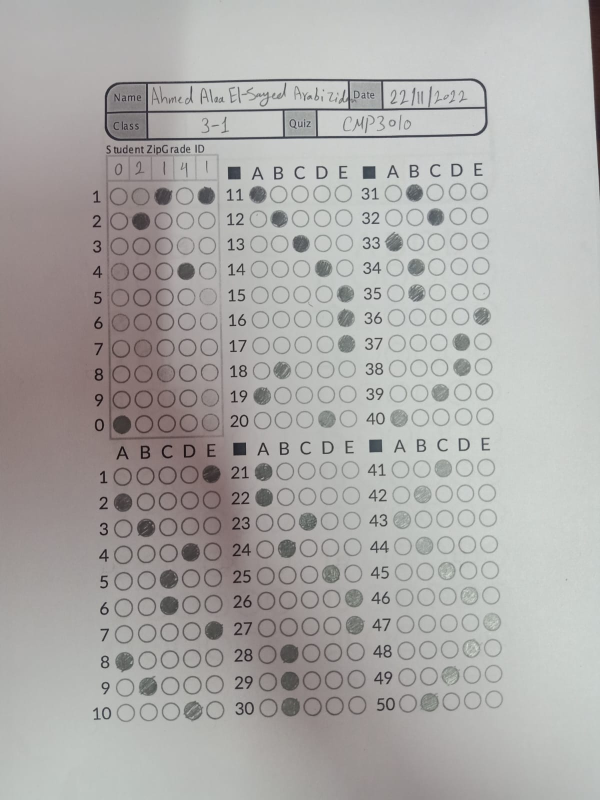
#> input picture Code/BubbleSheetMarker/AnswerSheets/1.jpg, 1200 x 1600 px (shown at 1/2 size)
$ python -i helper.py   (imports and definitions only)
#> lines starting #> are read from the running program, lines starting #| are printed output that depends on the picture; after the words box and inside, x2 and y2 are one past the last pixel; in counts of white or black regions, pixels touching at a corner belong together
#> further down, picture is the input picture: shape (1600, 1200, 3); mean B, G, R 168.7, 170.6, 172.2
import cv2
import matplotlib.pyplot as plt
import numpy as np
import imutils
from skimage.exposure import histogram
from matplotlib.pyplot import bar

# Show the figures / plots inside the notebook
# [36 lines left out: functions show_images_1, show_images, showHist, not called in this run]


def order_points(pts):
    rect = np.zeros((4, 2), dtype="float32")

    s = pts.sum(axis=1)
    rect[0] = pts[np.argmin(s)]
    rect[2] = pts[np.argmax(s)]

    diff = np.diff(pts, axis=1)
    rect[1] = pts[np.argmin(diff)]
    rect[3] = pts[np.argmax(diff)]

    return rect


def four_point_transform(image, pts):

    rect = order_points(pts)
    (tl, tr, br, bl) = rect

    widthA = np.sqrt(((br[0] - bl[0]) ** 2) + ((br[1] - bl[1]) ** 2))
    widthB = np.sqrt(((tr[0] - tl[0]) ** 2) + ((tr[1] - tl[1]) ** 2))
    maxWidth = max(int(widthA), int(widthB))

    heightA = np.sqrt(((tr[0] - br[0]) ** 2) + ((tr[1] - br[1]) ** 2))
    heightB = np.sqrt(((tl[0] - bl[0]) ** 2) + ((tl[1] - bl[1]) ** 2))
    maxHeight = max(int(heightA), int(heightB))

    dst = np.array([
        [0, 0],
        [maxWidth - 1, 0],
        [maxWidth - 1, maxHeight - 1],
        [0, maxHeight - 1]
    ], dtype="float32")

    M = cv2.getPerspectiveTransform(rect, dst)
    warped = cv2.warpPerspective(image, M, (maxWidth, maxHeight))

    return warped


def skewCorrection(image):
    ratio = image.shape[0] / 500.0
#> ratio = 3.2
    orig = image.copy()
    image = imutils.resize(image, height=500)
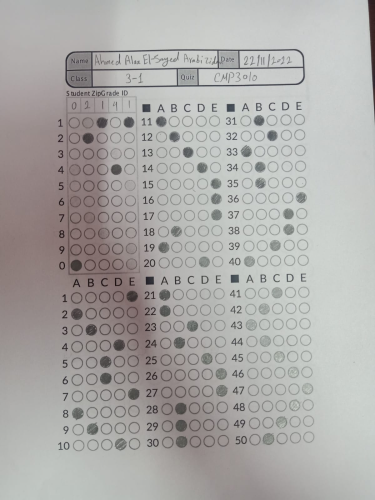
#> image: shape (500, 375, 3); mean of channels 0, 1, 2 168.7, 170.6, 172.2; drawn as B, G, R

    gray = cv2.cvtColor(image, cv2.COLOR_BGR2GRAY)
    gray = cv2.GaussianBlur(gray, (5, 5), 0)
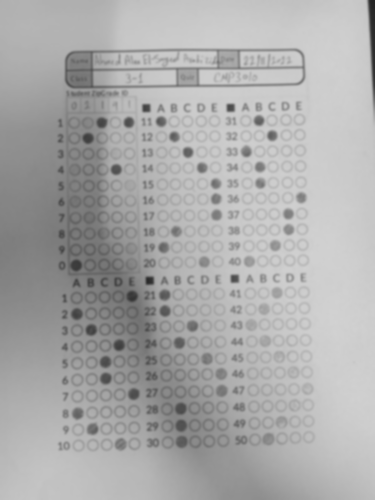
#> gray: shape (500, 375); min 35, max 210, mean 170.8
    edged = cv2.Canny(gray, 75, 200)
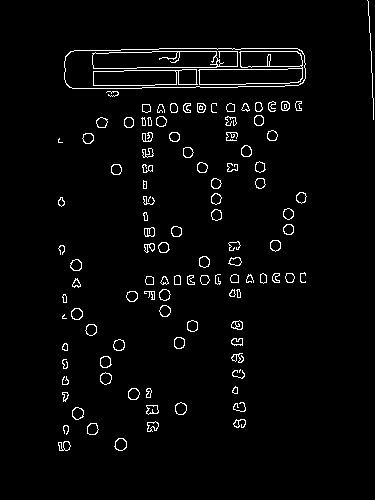
#> edged: shape (500, 375); 3% white in thin lines or dots, all inside (x1, y1, x2, y2) = (58, 0, 374, 451)
    edged[:, -1] = np.ones(edged.shape[0])
#> edged: shape (500, 375); 0.27% of pixels changed, all inside (x1, y1, x2, y2) = (374, 0, 375, 500)
    edged[:, 0] = np.ones(edged.shape[0])
#> edged: shape (500, 375); min 0, max 255, mean 7.5
    edged[-1, :] = np.ones(edged.shape[1])
#> edged: shape (500, 375); min 0, max 255, mean 7.5
    edged[0, :] = np.ones(edged.shape[1])
#> edged: shape (500, 375); min 0, max 255, mean 7.5

    cnts = cv2.findContours(edged.copy(), cv2.RETR_LIST,
                            cv2.CHAIN_APPROX_SIMPLE)
#> cnts = 215 contours, 36 with area under 20; largest, box (x1, y1, x2, y2) and area: (0, 0, 375, 500) 186626, (0, 0, 375, 500) 186236, (64, 48, 306, 89) 9112, (64, 48, 306, 89) 9096, (198, 51, 303, 85) 2406
    cnts = imutils.grab_contours(cnts)
    cnts = sorted(cnts, key=cv2.contourArea, reverse=True)[1:6]
#> cnts = 5 contours; box (x1, y1, x2, y2) and area: (0, 0, 375, 500) 186236, (64, 48, 306, 89) 9112, (64, 48, 306, 89) 9096, (198, 51, 303, 85) 2406, (92, 51, 238, 69) 1974

    h, w = edged.shape
#> h = 500; w = 375
    for c in cnts:
        peri = cv2.arcLength(c, True)
        approx = cv2.approxPolyDP(c, 0.02 * peri, True)
        if len(approx) == 4:
            p1, p2, p3, p4 = approx
            p1, p2, p3, p4 = p1[0], p2[0], p3[0], p4[0]
            if (p1[0] < 10 and p1[1] < 10) or (w-p3[0] < 10 and h-p3[1] < 10) or (w-p2[0] < 10 and p2[1] < 10) or (p4[0] < 10 and h-p4[1] < 10):
                continue
            screenCnt = approx
            break
#> this loop made 2 passes
#> (peri, p1, p2, p3, p4) on pass 1: (1740.1, [1, 0], [368, 1], [373, 499], [0, 498])
#> (peri, screenCnt) on pass 2: (550, [[64, 61], [72, 88], [305, 78], [297, 48]])
    img = four_point_transform(orig, screenCnt.reshape(4, 2) * ratio)
#> in order_points, `s = pts.sum(axis=1)`: s = [400, 512, 1225.6, 1104]
#> in order_points, `diff = np.diff(pts, axis=1)`: diff = [-9.6, 51.2, -726.4, -796.8]
#> in four_point_transform, `rect = order_points(pts)`: rect = [[204.8, 195.2], [950.4, 153.6], [976, 249.6], [230.4, 281.6]]
#> in four_point_transform, `(tl, tr, br, bl) = rect`: tl = [204.8, 195.2]; tr = [950.4, 153.6]; br = [976, 249.6]; bl = [230.4, 281.6]
#> in four_point_transform, `widthA = np.sqrt(((br[0] - bl[0]) ** 2) + ((br[1] - bl[1]) ** 2))`: widthA = 746.3
#> in four_point_transform, `widthB = np.sqrt(((tr[0] - tl[0]) ** 2) + ((tr[1] - tl[1]) ** 2))`: widthB = 746.8
#> in four_point_transform, `maxWidth = max(int(widthA), int(widthB))`: maxWidth = 746
#> in four_point_transform, `heightA = np.sqrt(((tr[0] - br[0]) ** 2) + ((tr[1] - br[1]) ** 2))`: heightA = 99.35
#> in four_point_transform, `heightB = np.sqrt(((tl[0] - bl[0]) ** 2) + ((tl[1] - bl[1]) ** 2))`: heightB = 90.11
#> in four_point_transform, `maxHeight = max(int(heightA), int(heightB))`: maxHeight = 99
#> in four_point_transform, `dst = np.array([ [0, 0], [maxWidth - 1, 0], [maxWidth - 1, maxHeight -..`: dst = [[0, 0], [745, 0], [745, 98], [0, 98]]
#> in four_point_transform, `M = cv2.getPerspectiveTransform(rect, dst)`: M = [[1.11, -0.328, -162.5], [0.0629, 1.13, -232.9], [0.000145, -8.25e-05, 1]]
#> in four_point_transform, `warped = cv2.warpPerspective(image, M, (maxWidth, maxHeight))`:
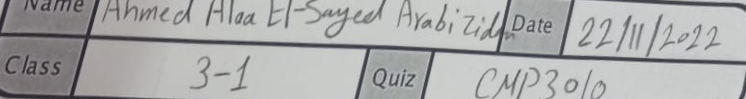
#> warped: shape (99, 746, 3); mean B, G, R 171.9, 172.1, 171.7
    return img

# [38 lines left out: functions isFilled, extractStudentID, not called in this run]

>>> import cv2
>>> picture = cv2.imread('AnswerSheets/1.jpg')
>>> result = skewCorrection(picture)

$ run again, on Code/BubbleSheetMarker/AnswerSheets/10.jpg
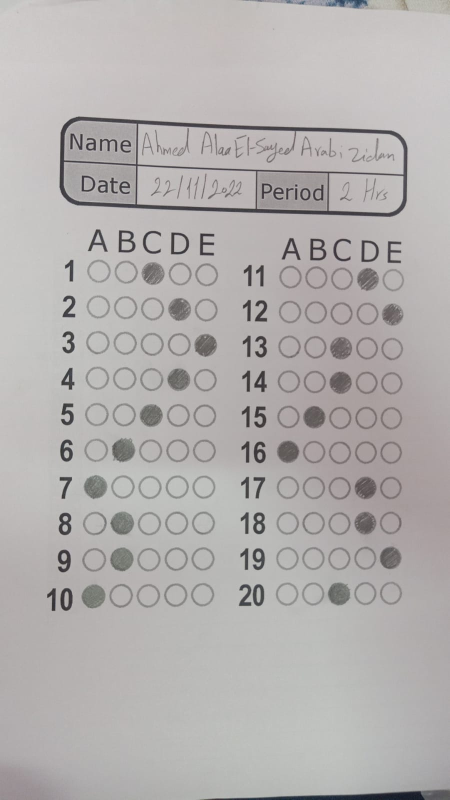
#> input picture Code/BubbleSheetMarker/AnswerSheets/10.jpg, 899 x 1599 px (shown at 1/2 size)
#> picture is the input picture: shape (1599, 899, 3); mean B, G, R 175, 175.8, 179.1
#> in skewCorrection, `edged = cv2.Canny(gray, 75, 200)`:
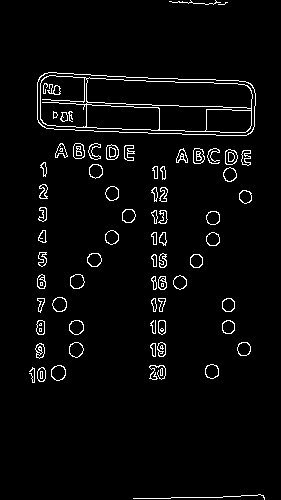
#> edged: shape (500, 281); 3.6% white in thin lines or dots, all inside (x1, y1, x2, y2) = (29, 0, 265, 500)
#> in skewCorrection, `cnts = cv2.findContours(edged.copy(), cv2.RETR_LIST, cv2.CHAIN_APPROX_..`: cnts = 178 contours, 44 with area under 20; largest, box (x1, y1, x2, y2) and area: (0, 0, 281, 500) 139720, (0, 0, 281, 500) 139305, (37, 72, 256, 136) 11890, (37, 72, 256, 136) 11870, (40, 75, 253, 133) 10292
#> in skewCorrection, `cnts = sorted(cnts, key=cv2.contourArea, reverse=True)[1:6]`: cnts = 5 contours; box (x1, y1, x2, y2) and area: (0, 0, 281, 500) 139305, (37, 72, 256, 136) 11890, (37, 72, 256, 136) 11870, (40, 75, 253, 133) 10292, (86, 77, 253, 109) 3911
#> the loop in skewCorrection, `for c in cnts:` made 2 passes
#> (peri, p1, p2, p3, p4) on pass 1: (1574.8, [1, 0], [280, 1], [279, 499], [0, 498])
#> s = [380.6, 556.5, 1215.2, 1042.5]
#> diff = [143.9, 262.2, -409.3, -524.5]
#> rect = [[118.3, 262.2], [783.5, 259], [812.3, 402.9], [147.1, 409.3]]
#> tl = [118.3, 262.2]; tr = [783.5, 259]; br = [812.3, 402.9]; bl = [147.1, 409.3]
#> widthA = 665.2
#> maxWidth = 665
#> heightA = 146.8
#> heightB = 149.9
#> maxHeight = 149
#> dst = [[0, 0], [664, 0], [664, 148], [0, 148]]
#> M = [[0.975, -0.191, -65.36], [0.00483, 1.01, -264.3], [-3.25e-05, 1.29e-05, 1]]
#> in four_point_transform, `warped = cv2.warpPerspective(image, M, (maxWidth, maxHeight))`:
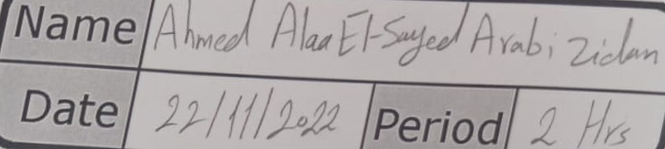
#> warped: shape (149, 665, 3); mean B, G, R 166.6, 166.3, 171.4

$ run again, on Code/BubbleSheetMarker/AnswerSheets/11.jpg
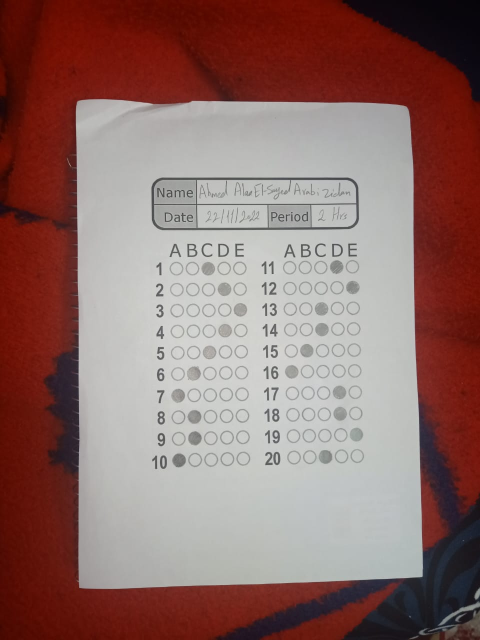
#> input picture Code/BubbleSheetMarker/AnswerSheets/11.jpg, 960 x 1280 px (shown at 1/2 size)
#> picture is the input picture: shape (1280, 960, 3); mean B, G, R 106.3, 110.4, 142.7
#> in skewCorrection, `edged = cv2.Canny(gray, 75, 200)`:
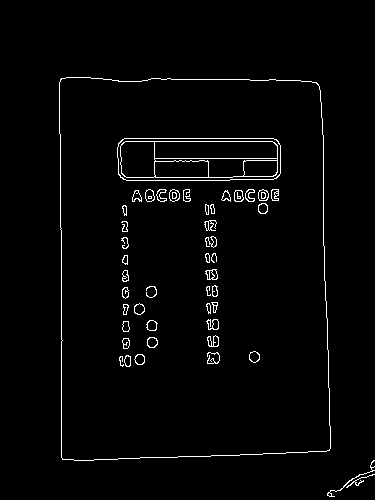
#> edged: shape (500, 375); 2.2% white in thin lines or dots, all inside (x1, y1, x2, y2) = (59, 77, 375, 497)
#> in skewCorrection, `cnts = cv2.findContours(edged.copy(), cv2.RETR_LIST, cv2.CHAIN_APPROX_..`: cnts = 107 contours, 23 with area under 20; largest, box (x1, y1, x2, y2) and area: (0, 0, 375, 500) 186626, (0, 0, 375, 500) 186551, (59, 77, 331, 461) 99582, (59, 77, 331, 461) 99576, (117, 138, 281, 181) 6698
#> in skewCorrection, `cnts = sorted(cnts, key=cv2.contourArea, reverse=True)[1:6]`: cnts = 5 contours; box (x1, y1, x2, y2) and area: (0, 0, 375, 500) 186551, (59, 77, 331, 461) 99582, (59, 77, 331, 461) 99576, (117, 138, 281, 181) 6698, (117, 138, 281, 181) 6682
#> the loop in skewCorrection, `for c in cnts:` made 2 passes
#> (peri, screenCnt) on pass 2: (1292.1, [[61, 78], [62, 459], [329, 450], [318, 84]])
#> s = [355.8, 1333.8, 1994.2, 1029.1]
#> diff = [43.52, 1016.3, 309.8, -599]
#> rect = [[156.2, 199.7], [814.1, 215], [842.2, 1152], [158.7, 1175]]
#> tl = [156.2, 199.7]; tr = [814.1, 215]; br = [842.2, 1152]; bl = [158.7, 1175]
#> widthA = 683.9
#> widthB = 658.1
#> maxWidth = 683
#> heightA = 937.4
#> heightB = 975.4
#> maxHeight = 975
#> dst = [[0, 0], [682, 0], [682, 974], [0, 974]]
#> M = [[0.996, -0.00261, -155], [-0.0242, 1.04, -203.6], [-5.94e-05, 4.18e-05, 1]]
#> in four_point_transform, `warped = cv2.warpPerspective(image, M, (maxWidth, maxHeight))`:
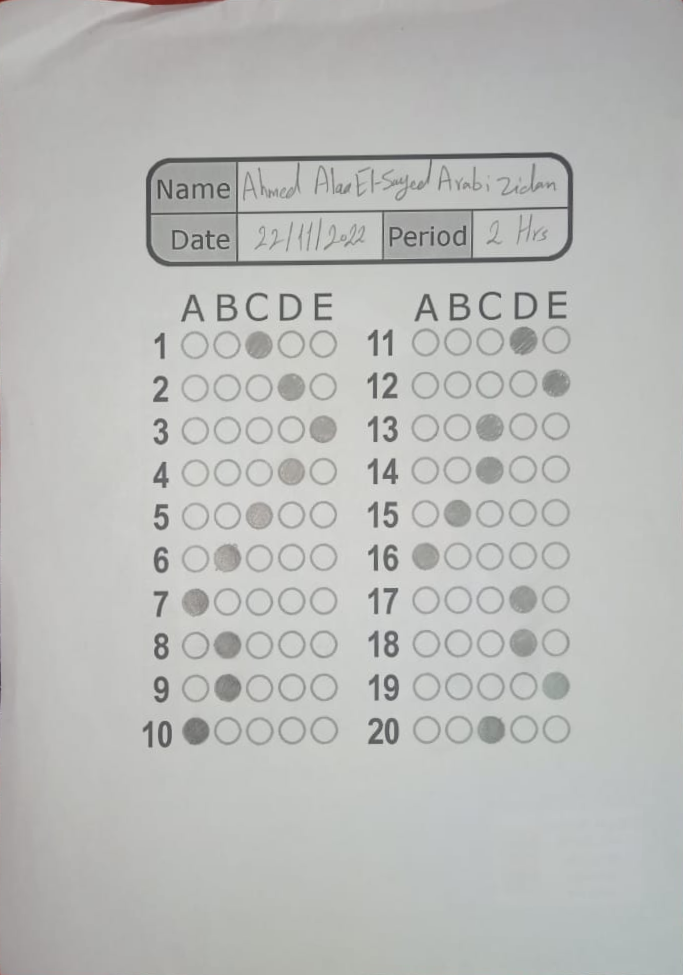
#> warped: shape (975, 683, 3); mean B, G, R 184.8, 186.9, 185.9

$ run again, on Code/BubbleSheetMarker/AnswerSheets/12.jpg
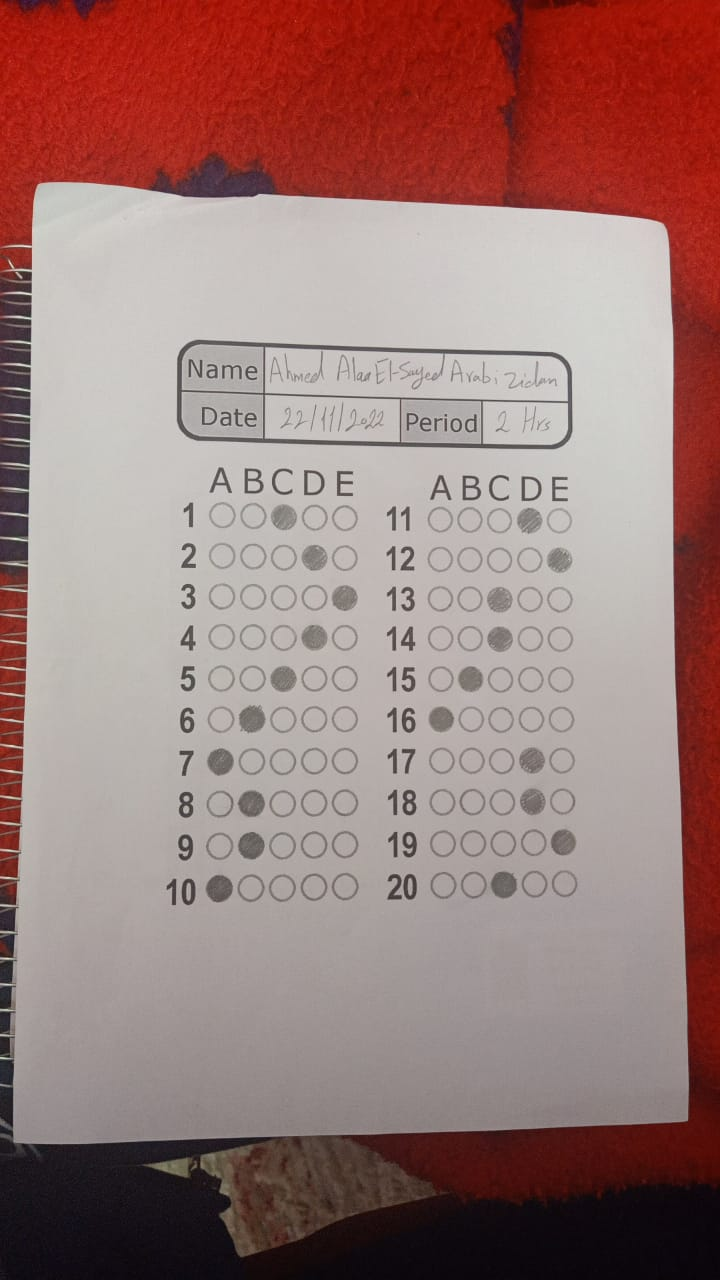
#> input picture Code/BubbleSheetMarker/AnswerSheets/12.jpg, 720 x 1280 px
#> picture is the input picture: shape (1280, 720, 3); mean B, G, R 120.8, 124.3, 155.3
#> in skewCorrection, `edged = cv2.Canny(gray, 75, 200)`:
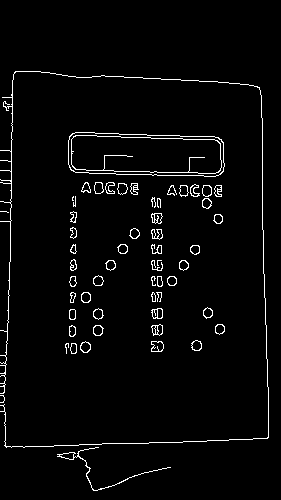
#> edged: shape (500, 281); 3.1% white in thin lines or dots, all inside (x1, y1, x2, y2) = (0, 71, 269, 491)
#> in skewCorrection, `cnts = cv2.findContours(edged.copy(), cv2.RETR_LIST, cv2.CHAIN_APPROX_..`: cnts = 130 contours, 20 with area under 20; largest, box (x1, y1, x2, y2) and area: (0, 0, 281, 500) 139720, (0, 71, 269, 448) 93202, (0, 0, 281, 500) 44368, (68, 132, 225, 177) 6107, (68, 132, 225, 177) 6092
#> in skewCorrection, `cnts = sorted(cnts, key=cv2.contourArea, reverse=True)[1:6]`: cnts = 5 contours; box (x1, y1, x2, y2) and area: (0, 71, 269, 448) 93202, (0, 0, 281, 500) 44368, (68, 132, 225, 177) 6107, (68, 132, 225, 177) 6092, (71, 135, 222, 174) 5042
#> the loop in skewCorrection, `for c in cnts:` made 1 pass
#> (peri, screenCnt) on pass 1: (1279.4, [[16, 71], [259, 88], [266, 438], [5, 445]])
#> s = [222.7, 888.3, 1802.2, 1152]
#> diff = [140.8, -437.8, 440.3, 1126.4]
#> rect = [[40.96, 181.8], [663, 225.3], [681, 1121.3], [12.8, 1139.2]]
#> tl = [40.96, 181.8]; tr = [663, 225.3]; br = [681, 1121.3]; bl = [12.8, 1139.2]
#> widthA = 668.4
#> widthB = 623.6
#> maxWidth = 668
#> heightA = 896.2
#> heightB = 957.9
#> maxHeight = 957
#> dst = [[0, 0], [667, 0], [667, 956], [0, 956]]
#> M = [[1.01, 0.0298, -46.88], [-0.0757, 1.08, -193.7], [-0.000108, 7.71e-05, 1]]
#> in four_point_transform, `warped = cv2.warpPerspective(image, M, (maxWidth, maxHeight))`:
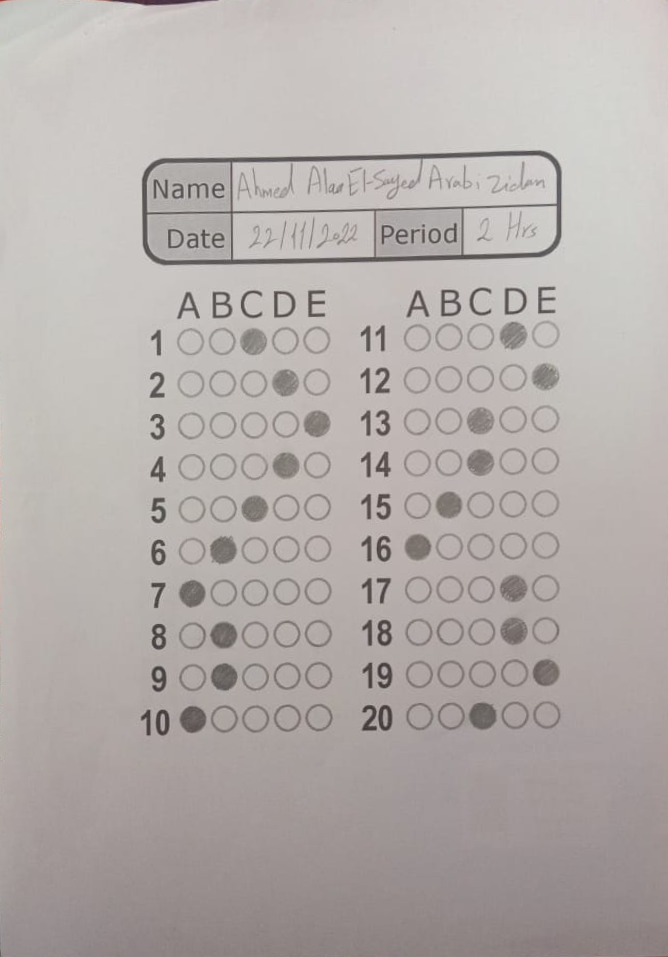
#> warped: shape (957, 668, 3); mean B, G, R 170.8, 173.3, 179.8
